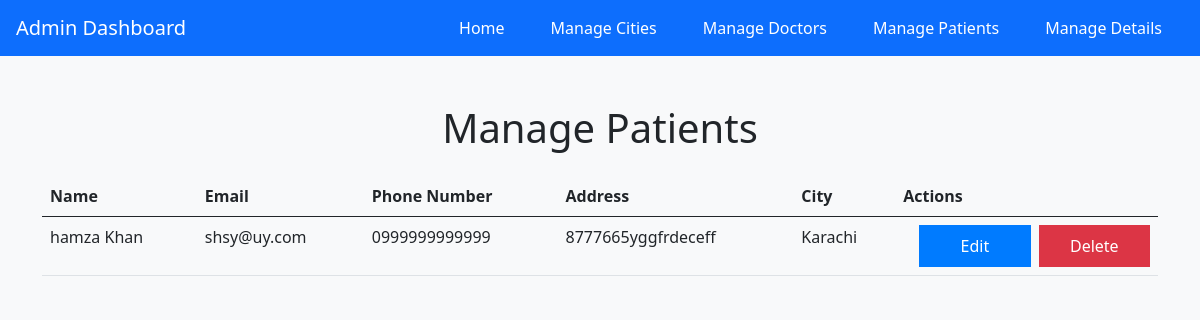
/Admin/managepatients.php, run on the app's committed database.
### tables this page shows
CREATE TABLE `patients` (
  `patient_id` int(11) NOT NULL,
  `first_name` varchar(50) NOT NULL,
  `last_name` varchar(50) NOT NULL,
  `email` varchar(50) NOT NULL,
  `password` varchar(50) NOT NULL,
  `phone_number` varchar(20) NOT NULL,
  `address` varchar(100) NOT NULL,
  `city_id` int(11) NOT NULL,
  `last_added` date NOT NULL DEFAULT current_timestamp()
);

CREATE TABLE `cities` (
  `city_id` int(11) NOT NULL,
  `city_name` varchar(50) NOT NULL,
  `state` varchar(50) NOT NULL,
  `country` varchar(50) NOT NULL,
  `last_added` date NOT NULL DEFAULT current_timestamp()
);

### Admin/managepatients.php (the view, shortened to what this page needs)
<?php
  include '../conn.php';
?>
<!DOCTYPE html>
<html lang="en">
<head>
  <link rel="stylesheet" href="../css/style.css">
  <link rel="stylesheet" href="https://cdnjs.cloudflare.com/ajax/libs/bootstrap/5.0.0-beta3/css/bootstrap.min.css">
  <link rel="stylesheet" href="https://cdnjs.cloudflare.com/ajax/libs/font-awesome/5.15.3/css/all.min.css">
</head>
<body>
  <?php include 'navbarAdmin.php'; ?>
  <div class="container py-5">
    <div class="row">
      <div class="col-md-12">
        <h1 class="mb-4 display-6 text-center">Manage Patients</h1>
      </div>
    </div>
    <table class="table">
  <thead>
    <tr>
      <th>Name</th>
      <th>Email</th>
      <th>Phone Number</th>
      <th>Address</th>
      <th>City</th>
      <th>Actions</th>
    </tr>
  </thead>
  <tbody>
    <?php
      $result = mysqli_query($conn, "SELECT * FROM hms.patients INNER JOIN hms.cities ON patients.city_id=cities.city_id where 1=1");
      while($row = mysqli_fetch_assoc($result)) {
        echo '<tr>
                <td>'.$row['first_name'].' '.$row['last_name'].'</td>
                <td>'.$row['email'].'</td>
                <td>'.$row['phone_number'].'</td>
                <td>'.$row['address'].'</td>
                <td>'.$row['city_name'].'</td>
                <td>
                  <div class="button-group">
                    <button class="btn btn-primary rounded-0 w-50 me-1" data-bs-toggle="modal" data-bs-target="#editPatientModal'.$row['patient_id'].'">Edit</button>
                    <a href="?deletePatient='.$row['patient_id'].'" class="btn btn-danger rounded-0 w-50 ms-1">Delete</a>
                  </div>
                </td>
              </tr>';
      }
    ?>
  </tbody>
</table>
      </div>
</body>
</html>

### Admin/managepatients.php (style rules this page uses)
body { background-color: #f8f9fa; }
.btn-primary { background-color: #007bff; border-color: #007bff; }
.table th { border-top: none; }
.table td { font-size: 1rem; border-top: none; }
.table .btn { font-size: 1rem; padding: 0.5rem 1rem; }
.button-group { display: flex; justify-content: flex-end; }
.button-group button { margin-left: 1rem; }

### data on the page
patients: first_name "hamza", last_name "Khan", email "shsy@uy.com", phone_number "0999999999999", address "8777665yggfrdeceff", city.city_name "Karachi"
